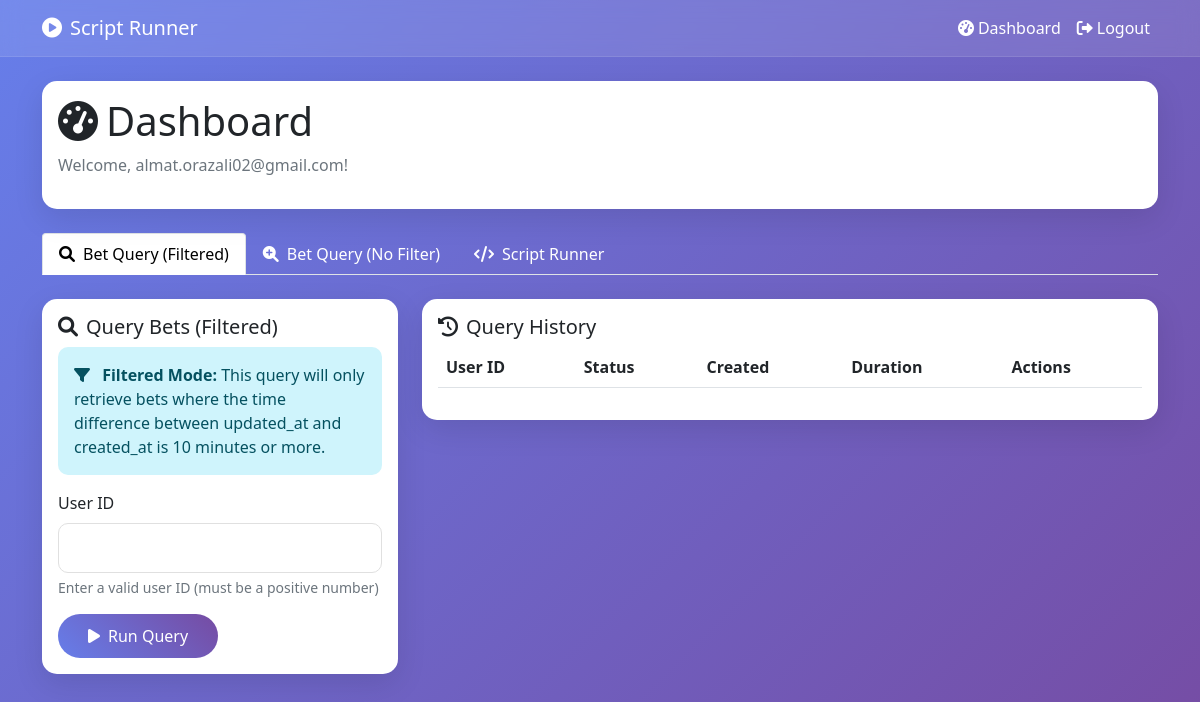
/dashboard (signed in), run on an earlier commit of the app's database.
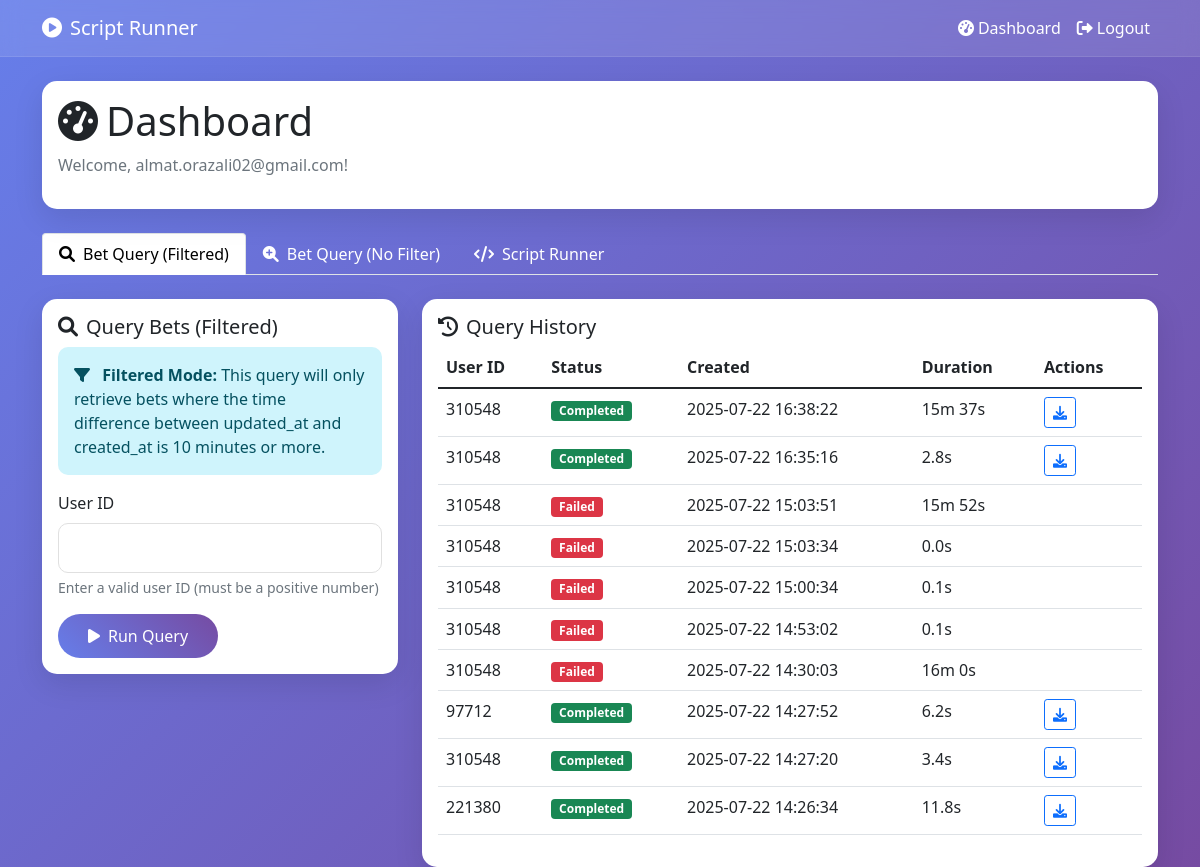
And on a later commit of the database.
### app/database.py (models this page shows)
class User(Base):
    __tablename__ = "users"
    id = Column(Integer, primary_key=True, index=True)
    email = Column(String, unique=True, index=True, nullable=False)
    hashed_password = Column(String, nullable=False)
    is_active = Column(Boolean, default=True)
    created_at = Column(DateTime, default=lambda: datetime.now(UTC))
    last_login = Column(DateTime, nullable=True)

class BetQuery(Base):
    __tablename__ = "bet_queries"
    id = Column(Integer, primary_key=True, index=True)
    user_id = Column(Integer, ForeignKey("users.id"), nullable=False)
    target_user_id = Column(Integer, nullable=False)  # The ID being queried
    status = Column(String, nullable=False)  # 'pending', 'processing', 'completed', 'failed'
    error_message = Column(Text)
    created_at = Column(DateTime, default=lambda: datetime.now(UTC))
    completed_at = Column(DateTime, nullable=True)
    email_sent = Column(Boolean, default=False)
    execution_id = Column(Integer, nullable=True)  # Add this column for file downloads
    user = relationship("User")

### app/main.py (the view)
@app.get("/dashboard", response_class=HTMLResponse)
async def dashboard(request: Request, user: User = Depends(require_auth), db: Session = Depends(get_db)):
    scripts = db.query(Script).all()
    bet_queries = db.query(BetQuery).filter(BetQuery.user_id == user.id).order_by(BetQuery.created_at.desc()).limit(10).all()
    for query in bet_queries:
        query.output_filename = None
        if query.execution_id:
            execution = db.query(ScriptExecution).filter(ScriptExecution.id == query.execution_id).first()
            if execution and execution.output_files:
                try:
                    files = json.loads(execution.output_files)
                    if files and isinstance(files, list):
                        query.output_filename = files[0]
                except Exception:
                    pass
    return templates.TemplateResponse(
        "dashboard.html",
        {
            "request": request,
            "user": user,
            "scripts": scripts,
            "bet_queries": bet_queries,
            "now": datetime.now(UTC).replace(tzinfo=None)  # Make timezone-naive for template compatibility
        }
    )

### app/templates/dashboard.html (shortened to what this page needs)
{% extends "base.html" %}
{% block content %}
<div class="row">
    <div class="col-12">
        <div class="card mb-4">
            <div class="card-body">
                <h1 class="card-title">
                    <i class="fas fa-tachometer-alt me-2"></i>Dashboard
                </h1>
                <p class="text-muted">Welcome, {{ user.email }}!</p>
            </div>
        </div>
    </div>
</div>
<ul class="nav nav-tabs mb-4" id="dashboardTabs" role="tablist">
    <li class="nav-item " role="presentation">
        <button class="nav-link active" id="bet-query-tab" data-bs-toggle="tab" data-bs-target="#bet-query" type="button" role="tab" aria-controls="bet-query" aria-selected="true">
            <i class="fas fa-search me-2"></i>Bet Query (Filtered)
        </button>
    </li>
    <li class="nav-item" role="presentation">
        <button class="nav-link" id="bet-query-no-filter-tab" data-bs-toggle="tab" data-bs-target="#bet-query-no-filter" type="button" role="tab" aria-controls="bet-query-no-filter" aria-selected="false">
            <i class="fas fa-search-plus me-2"></i>Bet Query (No Filter)
        </button>
    </li>
    <li class="nav-item" role="presentation">
        <button class="nav-link" id="script-runner-tab" data-bs-toggle="tab" data-bs-target="#script-runner" type="button" role="tab" aria-controls="script-runner" aria-selected="false">
            <i class="fas fa-code me-2"></i>Script Runner
        </button>
    </li>
</ul>
<div class="tab-content" id="dashboardTabsContent">
    <div class="tab-pane fade show active" id="bet-query" role="tabpanel" aria-labelledby="bet-query-tab">
        <div class="row">
            <div class="col-md-4">
                <div class="card">
                    <div class="card-body">
                        <h5 class="card-title">
                            <i class="fas fa-search me-2"></i>Query Bets (Filtered)
                        </h5>
                        <div class="alert alert-info">
                            <i class="fas fa-filter me-2"></i>
                            <strong>Filtered Mode:</strong> This query will only retrieve bets where the time difference between updated_at and created_at is 10 minutes or more.
                        </div>
                        <form action="/run-bet-query" method="post">
                            <div class="mb-3">
                                <label for="user_id" class="form-label">User ID</label>
                                <input type="number" class="form-control" id="user_id" name="user_id" required min="1">
                                <div class="form-text">Enter a valid user ID (must be a positive number)</div>
                            </div>
                            <button type="submit" class="btn btn-primary">
                                <i class="fas fa-play me-2"></i>Run Query
                            </button>
                        </form>
                    </div>
                </div>
            </div>
            <div class="col-md-8">
                <div class="card">
                    <div class="card-body">
                        <h5 class="card-title">
                            <i class="fas fa-history me-2"></i>Query History
                        </h5>
                        <div class="table-responsive">
                            <table class="table table-hover">
                                <thead>
                                    <tr>
                                        <th>User ID</th>
                                        <th>Status</th>
                                        <th>Created</th>
                                        <th>Duration</th>
                                        <th>Actions</th>
                                    </tr>
                                </thead>
                                <tbody>
                                    {% for query in bet_queries %}
                                    <tr>
                                        <td>{{ query.target_user_id }}</td>
                                        <td>
                                            {% if query.status == 'completed' %}
                                            <span class="badge bg-success">Completed</span>
                                            {% elif query.status == 'failed' %}
                                            <span class="badge bg-danger" title="{{ query.error_message }}">Failed</span>
                                            {% elif query.status == 'processing' %}
                                            <span class="badge bg-info">Processing</span>
                                            {% else %}
                                            <span class="badge bg-warning">Pending</span>
                                            {% endif %}
                                        </td>
                                        <td>{{ query.created_at.strftime('%Y-%m-%d %H:%M:%S') }}</td>
                                        <td>
                                            {% if query.completed_at %}
                                                {% set duration = (query.completed_at - query.created_at).total_seconds() %}
                                                {% if duration < 60 %}
                                                    {{ "%.1f"|format(duration) }}s
                                                {% elif duration < 3600 %}
                                                    {{ "%d"|format(duration // 60) }}m {{ "%d"|format(duration % 60) }}s
                                                {% else %}
                                                    {{ "%d"|format(duration // 3600) }}h {{ "%d"|format((duration % 3600) // 60) }}m
                                                {% endif %}
                                            {% else %}
                                            -
                                            {% endif %}
                                        </td>
                                        <td>
                                            {% if query.status == 'completed' and query.execution_id and query.execution_id > 0 and query.output_filename %}
                                            <a href="/download/{{ query.execution_id }}/{{ query.output_filename }}"
                                               class="btn btn-sm btn-outline-primary"
                                               title="Download Results">
                                                <i class="fas fa-download"></i>
                                            </a>
                                            {% endif %}
                                        </td>
                                    </tr>
                                    {% endfor %}
                                </tbody>
                            </table>
                        </div>
                    </div>
                </div>
            </div>
        </div>
    </div>
</div>
{% endblock %}

### app/templates/base.html (shortened to what this page needs)
<!DOCTYPE html>
<html lang="en">
<head>
    <link href="https://cdn.jsdelivr.net/npm/bootstrap@5.1.3/dist/css/bootstrap.min.css" rel="stylesheet">
    <link href="https://cdnjs.cloudflare.com/ajax/libs/font-awesome/6.0.0/css/all.min.css" rel="stylesheet">
</head>
<body>
    {% if user or admin_auth %}
    <nav class="navbar navbar-expand-lg navbar-dark">
        <div class="container">
            <a class="navbar-brand" href="/">
                <i class="fas fa-play-circle me-2"></i>Script Runner
            </a>
            <div class="navbar-nav ms-auto">
                {% if user %}
                    <a class="nav-link" href="/dashboard">
                        <i class="fas fa-tachometer-alt me-1"></i>Dashboard
                    </a>
                    <a class="nav-link" href="/logout">
                        <i class="fas fa-sign-out-alt me-1"></i>Logout
                    </a>
                {% endif %}
            </div>
        </div>
    </nav>
    {% endif %}
    <div class="container mt-4">
        {% block content %}{% endblock %}
    </div>
</body>
</html>

### app/templates/base.html (style rules this page uses)
body { background: linear-gradient(135deg, #667eea 0%, #764ba2 100%); min-height: 100vh; font-family: 'Segoe UI', Tahoma, Geneva, Verdana, sans-serif; }
.card { border: none; border-radius: 15px; box-shadow: 0 10px 30px rgba(0,0,0,0.1); }
.btn-primary { background: linear-gradient(45deg, #667eea, #764ba2); border: none; border-radius: 25px; padding: 10px 30px; }
.navbar { background: rgba(255,255,255,0.1) !important; backdrop-filter: blur(10px); border-bottom: 1px solid rgba(255,255,255,0.1); }
.navbar-brand, .nav-link { color: white !important; }
.alert { border-radius: 10px; border: none; }
.form-control { border-radius: 10px; border: 1px solid #e0e0e0; padding: 12px 20px; }

### app/templates/dashboard.html (style rules this page uses)
.nav-tabs .nav-link.active { color: #000 !important; font-weight: 500; }
.nav-tabs .nav-link { color: #6c757d; }

What changed in the data, as far as the page shows it:
added BetQuery: target_user_id "310548", status "Completed", created_at "2025-07-22 16:38:22", duration "15", duration "37"
added BetQuery: target_user_id "310548", status "Completed", created_at "2025-07-22 16:35:16", duration "2.8"
added BetQuery: target_user_id "310548", created_at "2025-07-22 15:03:51", duration "15", duration "52"
added BetQuery: target_user_id "310548", created_at "2025-07-22 15:03:34", duration "0.0"
added BetQuery: target_user_id "310548", created_at "2025-07-22 15:00:34", duration "0.1"
added BetQuery: target_user_id "310548", created_at "2025-07-22 14:53:02", duration "0.1"
added BetQuery: target_user_id "310548", created_at "2025-07-22 14:30:03", id "16", duration%60 "0"
added BetQuery: target_user_id "97712", status "Completed", created_at "2025-07-22 14:27:52", duration "6.2"
added BetQuery: target_user_id "310548", status "Completed", created_at "2025-07-22 14:27:20", duration "3.4"
added BetQuery: target_user_id "221380", status "Completed", created_at "2025-07-22 14:26:34", duration "11.8"
